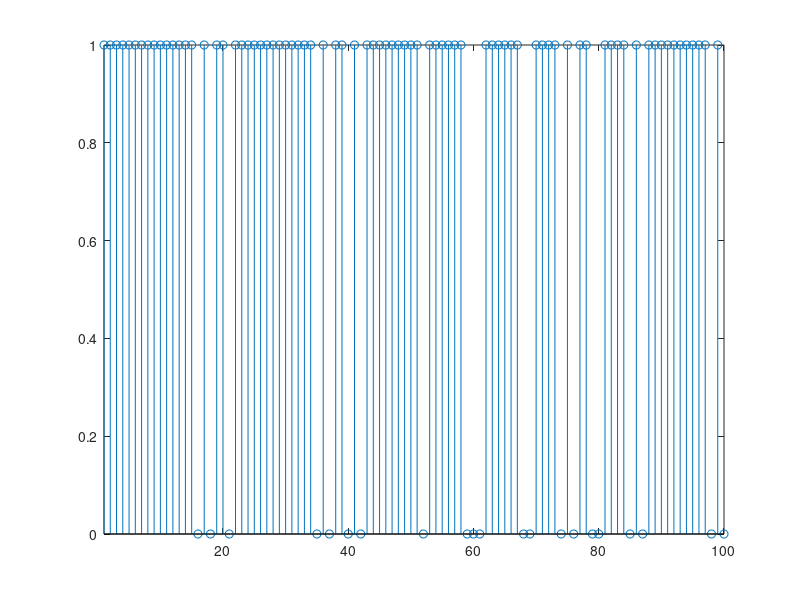
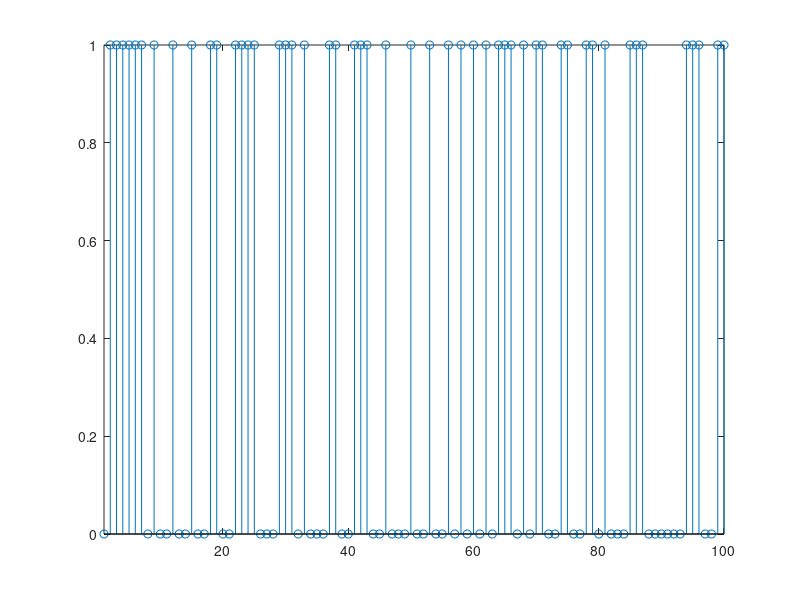

Recreate these plots in MATLAB, in order.
clc
clear all
close all


% generate i.i.d. Bernoulli sequence of 1000 samples, arbitrary p
y = rand(1000,1);
x2 = zeros(length(y),1);
p = 0.2;
x2(y<p) = 0 ;
x2(y>=p) = 1 ;

figure, stem(x2)
axis([1 100 0 1])


% generate i.i.d. Bernoulli sequence of 1000 samples, p = 0.5
x1 = round(rand(1000, 1));
figure, stem(x1)
axis([1 100 0 1])


N=length(x2);
m=mean(x2)
ms=(1/N)*sum(x2)

sigma=var(x2)
vars=(1/(N-1))*sum((x2-ms).^2)  
